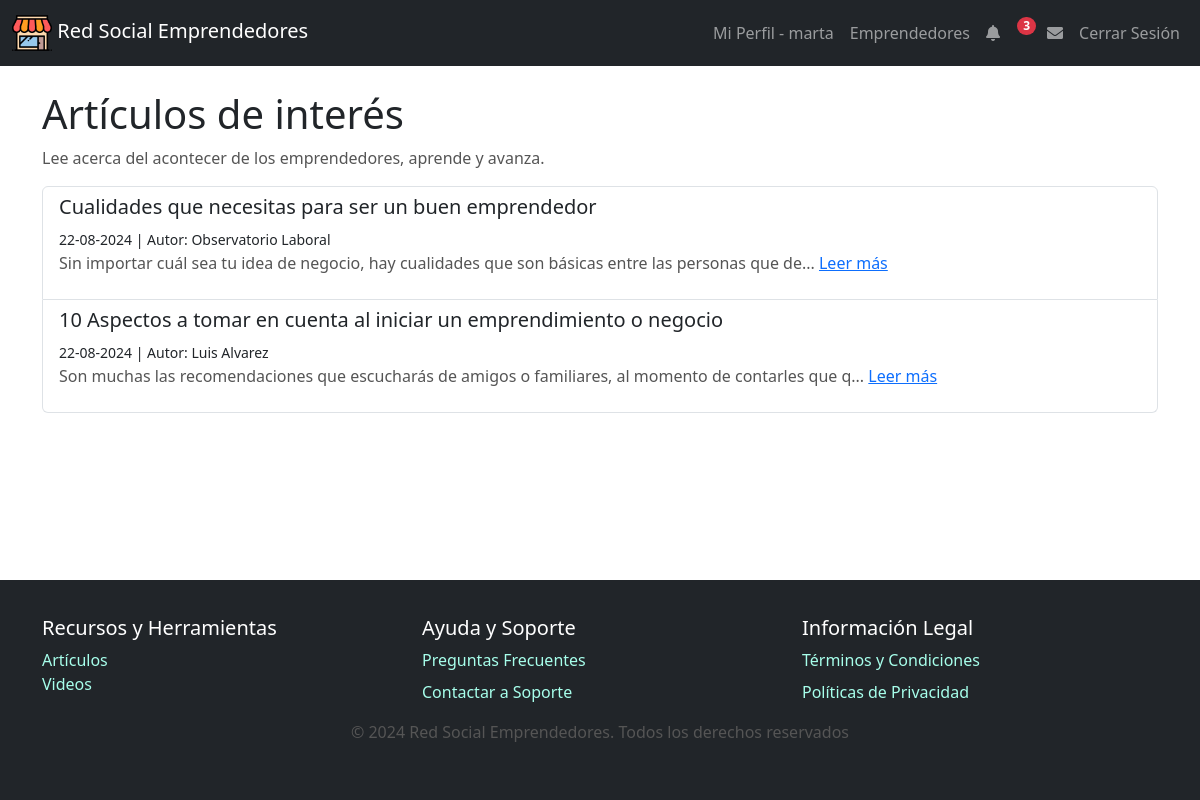
Screenshot of /articulos.php (signed in) with the database file from the repository.
### tables this page shows
CREATE TABLE recursos (
    id_Recurso INT AUTO_INCREMENT PRIMARY KEY,
    titulo VARCHAR(255) NOT NULL,
    autor VARCHAR(100),
    contenido TEXT,
    fecha_Publicacion DATE,
    tipo_recurso ENUM('Articulo','Video','FAQ','Privacidad','Terminos') NOT NULL
);

### articulos.php (the view, shortened to what this page needs)
<?php
include './plantillas/header.php';
include 'db.php';
$sql = "SELECT id_Recurso, titulo, autor, contenido, fecha_Publicacion FROM recursos WHERE tipo_recurso = 'Articulo'";
$result = $conn->query($sql);
?>
<!DOCTYPE html>
<html>
<body>
    <div class="container mt-4">
        <h1>Artículos de interés</h1>
        <p>Lee acerca del acontecer de los emprendedores, aprende y avanza.</p>
        <?php if ($result->num_rows > 0): ?>
            <ul class="list-group">
                <?php while($row = $result->fetch_assoc()): ?>
                    <li class="list-group-item">
                        <h5><?php echo htmlspecialchars($row['titulo']); ?></h5>
                        <small>
                            <?php echo date('d-m-Y', strtotime($row['fecha_Publicacion'])); ?> | Autor: <?php echo htmlspecialchars($row['autor']); ?>
                        </small>
                        <p>
                            <?php echo substr(htmlspecialchars($row['contenido']), 0, 100); ?>...
                            <a href="verArticulo.php?id=<?php echo $row['id_Recurso']; ?>">Leer más</a>
                        </p>
                    </li>
                <?php endwhile; ?>
            </ul>
        <?php else: ?>
            <p>No hay artículos disponibles en este momento.</p>
        <?php endif; ?>
    </div>
    <?php
    include './plantillas/footer.php';
    ?>
</body>
</html>

### css/styles.css (style rules this page uses)
html, body { height: 100%; margin: 0; }
body { font-family: Arial, sans-serif; background-color: #e0f7fa; display: flex; flex-direction: column; }
.container { margin-top: 20px; padding: 0 15px; margin-bottom: 40px; }
h1 { font-size: 2rem; color: #00796b; margin-bottom: 15px; }
p { font-size: 1rem; color: #555; }

### rows the page displays
recursos: titulo "Cualidades que necesitas para ser un buen emprendedor", fecha_Publicacion "22-08-2024", autor "Observatorio Laboral", contenido "Sin importar cuál sea tu idea de negocio, hay cualidades que son básicas entre las personas que de"
recursos: titulo "10 Aspectos a tomar en cuenta al iniciar un emprendimiento o negocio", fecha_Publicacion "22-08-2024", autor "Luis Alvarez", contenido "Son muchas las recomendaciones que escucharás de amigos o familiares, al momento de contarles que q"

### other values shown
$current_user "marta"
$num_notificaciones "3"
